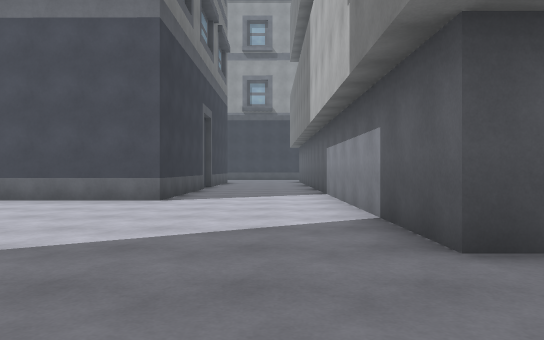
[1] (above)

24 first-person views from a walk through a Unity game level. The camera is 1.2 m above the floor, looks level and sees 70° across. The floor is counted in squares, 2 m on a side. Each view is taken from the middle of a square. On the plan, view 1 faces up. The plan holds only what a view shows up to about 11 squares ahead; the rest is blank. The place goes on beyond the plan. Surface patterns are stand-ins for the level's own textures.

[2]
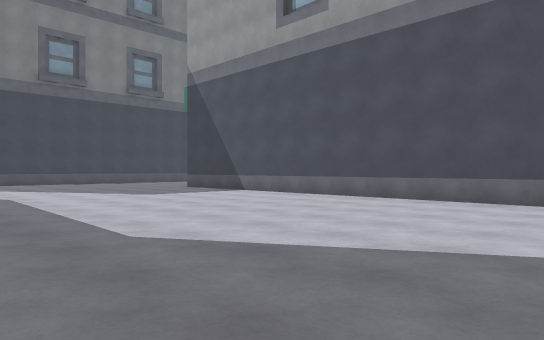

[3]
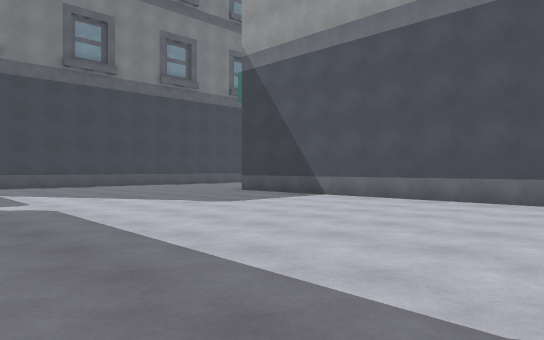

[4]
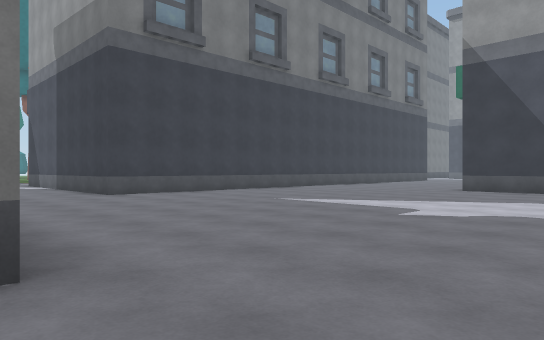

[5]
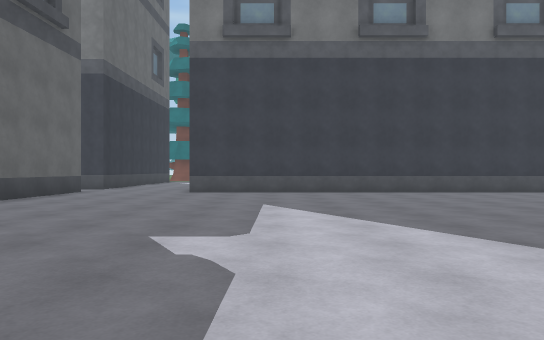

[6]
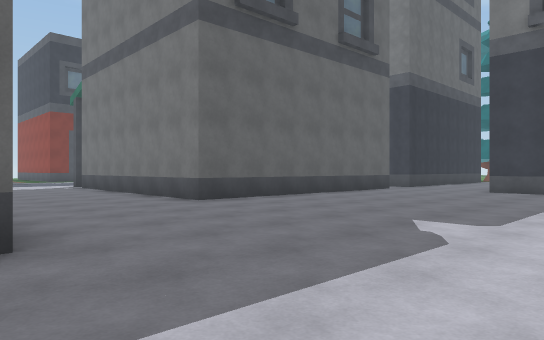

[7]
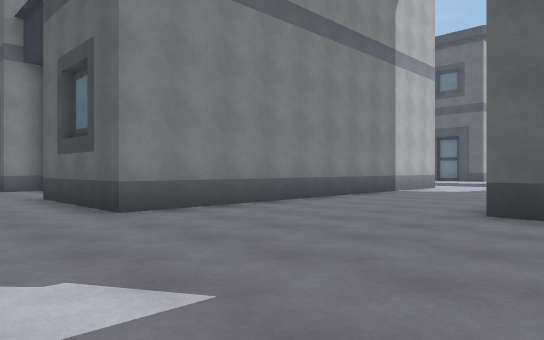

[8]
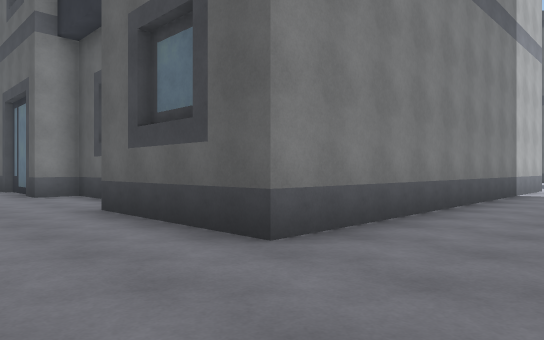

[9]
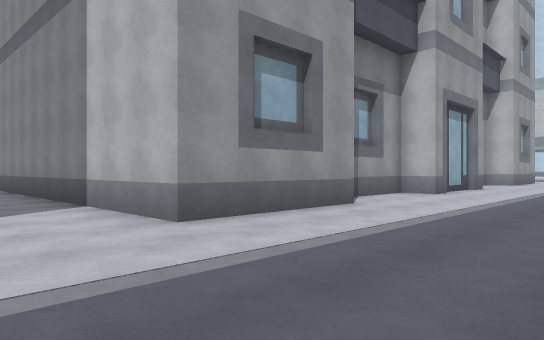

[10]
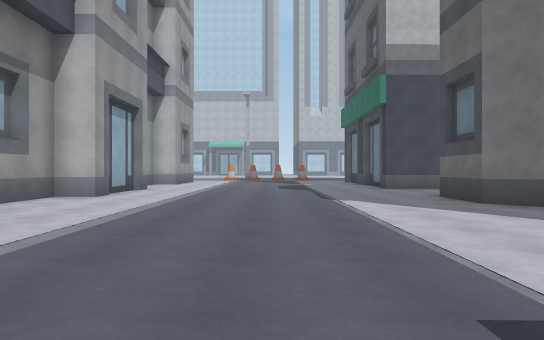

[11]
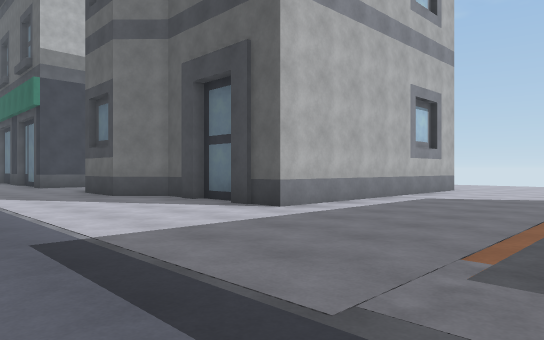

[12]
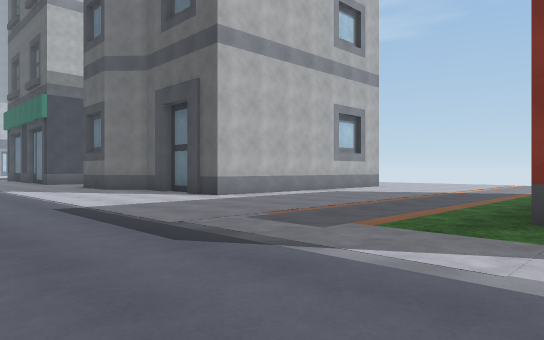

[13]
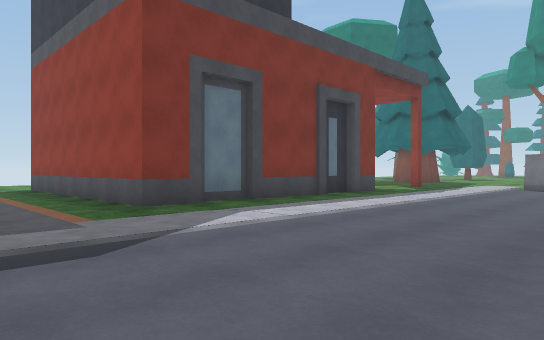

[14]
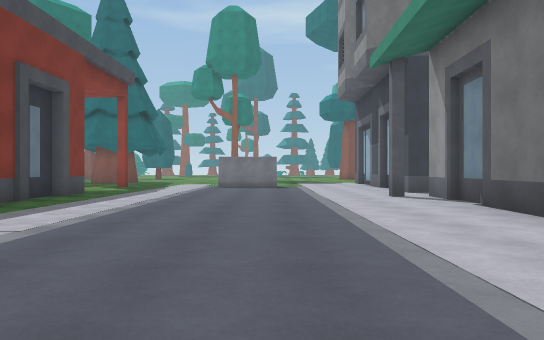

[15]
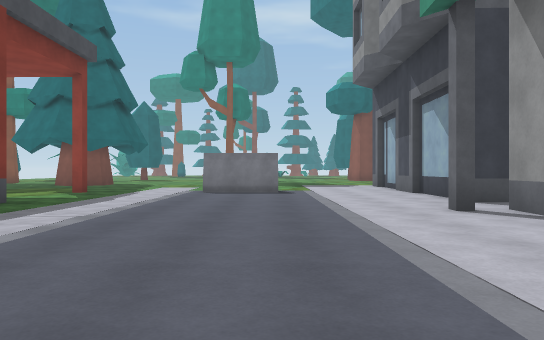

[16]
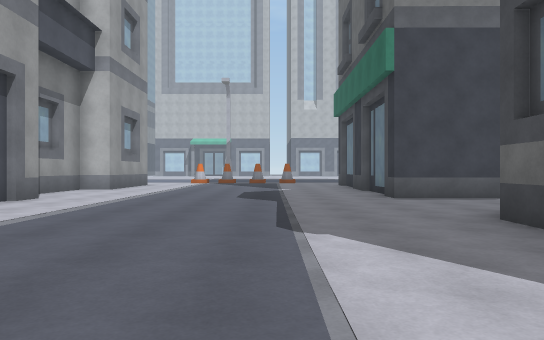

[17]
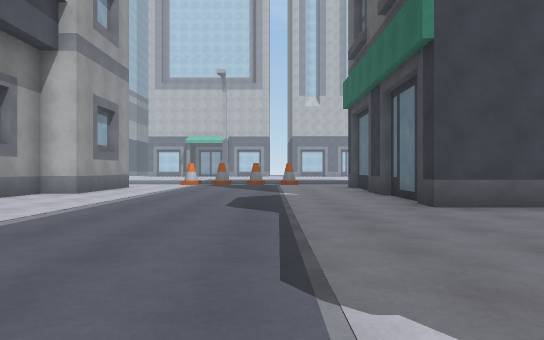

[18]
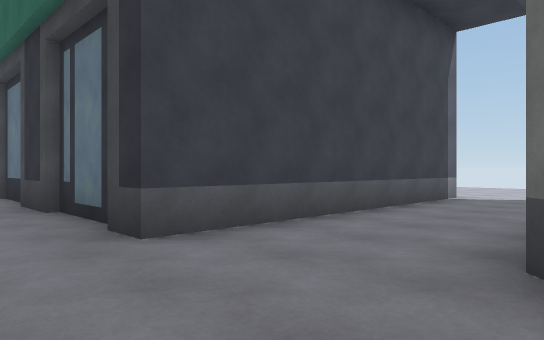

[19]
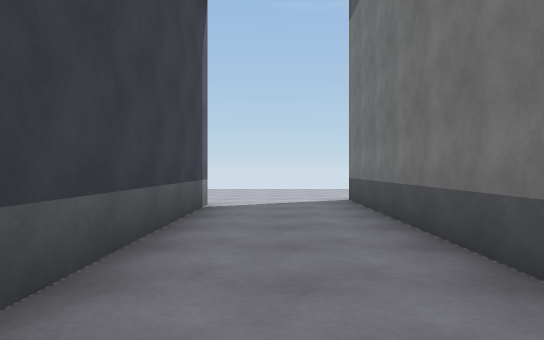

[20]
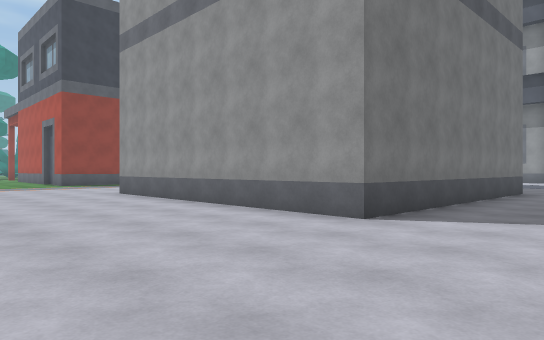

[21]
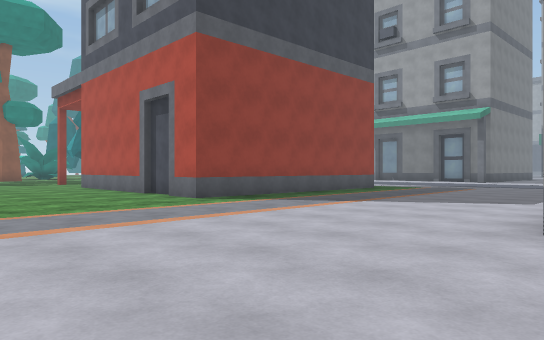

[22]
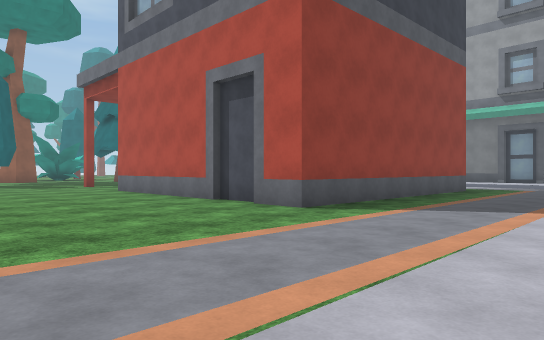

[23]
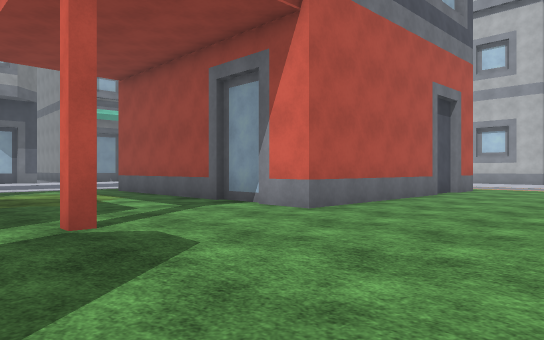

[24]
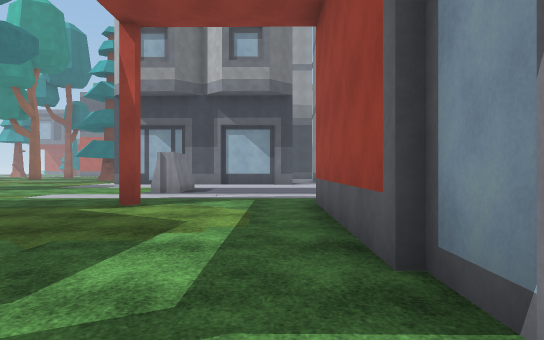

### Floor plan
Key: @ floor where view 1 was taken; # wall or solid block; . floor; B building; H house; A barrier.
Columns run from 25 left of view 1 to 8 right of it. Each row starts with its distance up from view 1.
 11                        #...#
 10                        #...#
  9       #.              ##...#
  8       #...  B##########....#
  7       #....................#
  6       #....................#
  5       #....................#
  4       #....................#
  3       #....................#
  2       #.....................
  1       #....................
  0     ###..................@..
 -1     ..............####...####
 -2      .............#    ###
 -3       ............#
 -4             ##....#
 -5              #....#
 -6              #....#
 -7              #....#
 -8              #....#
 -9               ....#
-10  ###B######    ...#  #####    ###
-11  ........... B  ..####...####...##
-12  ............. ...................
-13  .................................
-14  A................................
-15 .A................................
-16 .A................................
-17 ..................................
-18 ..................................
-19 ..#..########..........###..B#####
-20 .....#      #......##### #..##
-21 .....#      #......      #..#
-22  ....#      #......      #..#
-23  ....#      #......      #..#
-24  ....#      #......      #..#
-25  ....##     #.....B      #..#
-26  H...H#######......      #...
-27 .......................###...
-28 ..............................
-29 ..............................
-30 ....    .....................
-31               ......     ....

Positions as (right, up) in squares from view 1, and headings:
1: (0, 0), facing up
2: (-1, 0), facing up-left
3: (-4, 0), facing up-left
4: (-9, -4), facing up-left
5: (-8, 2), facing left
6: (-7, 3), facing down-left
7: (-13, 2), facing down-right
8: (-10, 2), facing down-right
9: (-10, -15), facing up-right
10: (-9, -15), facing right
11: (-11, -15), facing down-right
12: (-14, -14), facing down-right
13: (-10, -13), facing down-left
14: (-10, -14), facing left
15: (-13, -14), facing left
16: (-5, -16), facing right
17: (-3, -16), facing right
18: (0, -17), facing down-right
19: (2, -19), facing down
20: (3, -31), facing up-left
21: (-6, -31), facing up-left
22: (-9, -31), facing up-left
23: (-25, -30), facing up-right
24: (-21, -26), facing up
